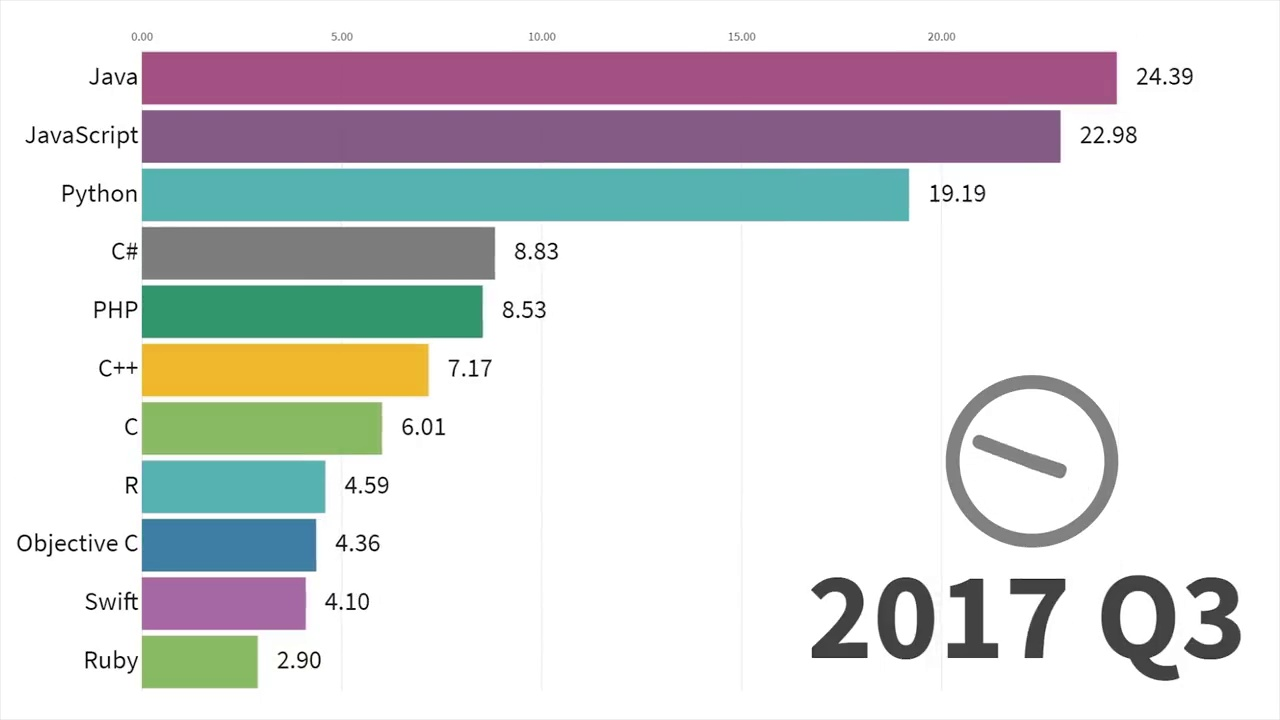
#> input picture 7944.jpg, 1280 x 720 px
$ python baidu_ocr_api_old.py
#> lines starting #> are read from the running program, lines starting #| are printed output that depends on the picture; after the words box and inside, x2 and y2 are one past the last pixel; in counts of white or black regions, pixels touching at a corner belong together
# !/user/bin/env Python3
# -*- coding:utf-8 -*-

"""
file：baidu_api.py
create time:2019/4/10 15:14
author:Loong Xu
desc: 调用百度OCRapi实现文本识别
"""
import base64
from urllib import parse, request
import json
from PIL import Image
ak = ''
sk = ''

def GetAccessToken(ak, sk):
    '''
    获取access_token代码
    :param ak:控制台应用API Key
    :param sk:控制台应用Secret Key
    :return:返回接口调用的access_token参数以及token的有效期（单位为秒）
    '''

    # client_id 为官网获取的AK， client_secret 为官网获取的SK
    host = 'https://aip.baidubce.com/oauth/2.0/token?grant_type=client_credentials&client_id=%s&client_secret=%s' % (
        ak, sk)
    headers = {'Content-Type': 'application/json; charset=UTF-8'}
    req = request.Request(method='GET', url=host, headers=headers)
    response = request.urlopen(req)
    if (response.status == 200):
        data = json.loads(response.read().decode())
        access_token = data['access_token']
        expires_in = data['expires_in']
        return access_token, expires_in

# [64 lines left out: functions RecogniseForm, RecogniseGeneral, not called in this run]

def Recognise(img_path):
    access_token, expires_in = GetAccessToken(ak, sk) # 将此ak与sk替换成自己应用的值
    with open(file=img_path, mode='rb') as file:
        base64_data = base64.b64encode(file.read())
    # 调用iOCR自定义模板文字识别接口
    # recognise = RecogniseForm(access_token=access_token, image=base64_data,templateSign=templateSign)    # 将此templateSign替换成自己设置的模板值
    recognise = RecogniseGeneral(access_token=access_token, image=base64_data)
    for k,v in recognise.items():
        print(k)
        # print(k,v)
        pass

# 图片二值化
# img = Image.open('./vedio/Most_Popular_Programming_Languages_1965_-_2019/7942.jpg')
img = Image.open('7944.jpg')
#> img is the input picture: PIL image 1280x720 RGB; mean R, G, B 216.1, 216.4, 217.5

# 模式L”为灰色图像，它的每个像素用8个bit表示，0表示黑，255表示白，其他数字表示不同的灰度。
Img = img.convert('L')
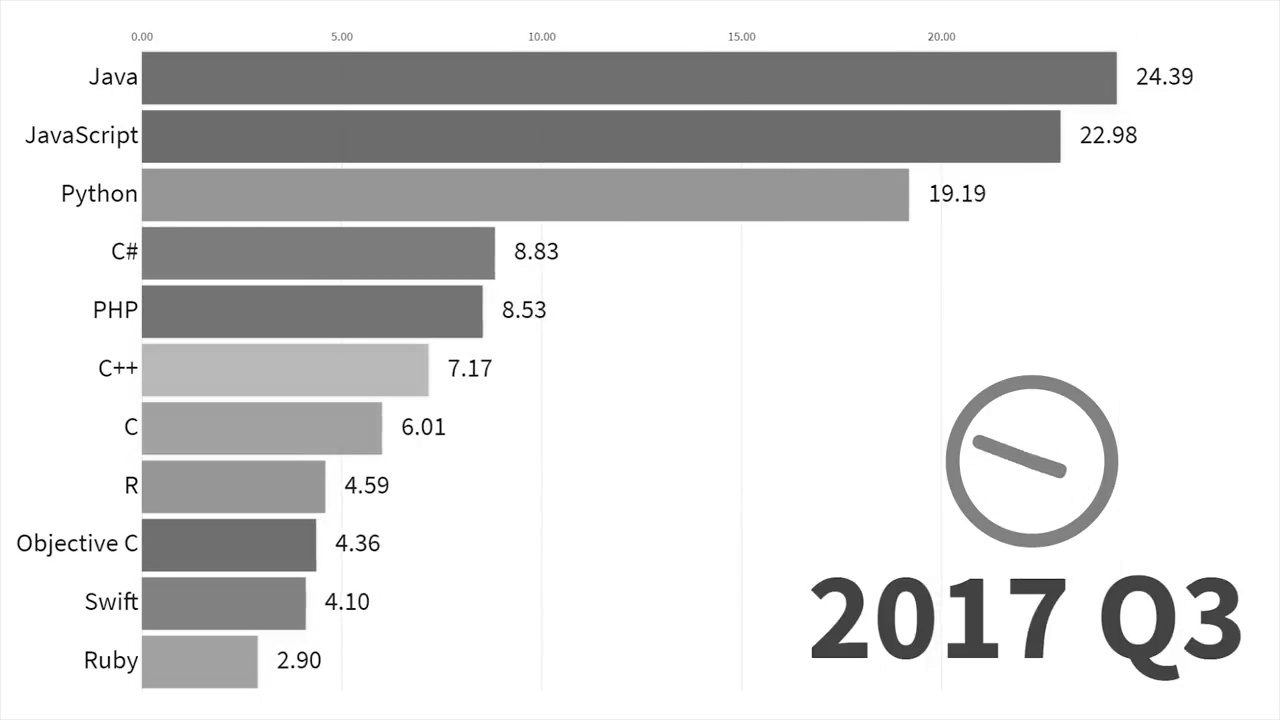
#> Img: PIL image 1280x720 L; min 0, max 255, mean 216.4

# 自定义灰度界限，大于这个值为黑色，小于这个值为白色
threshold = 200

table = []
for i in range(256):
    if i < threshold:
        table.append(0)
    else:
        table.append(1)

# 图片二值化
photo = Img.point(table, '1')
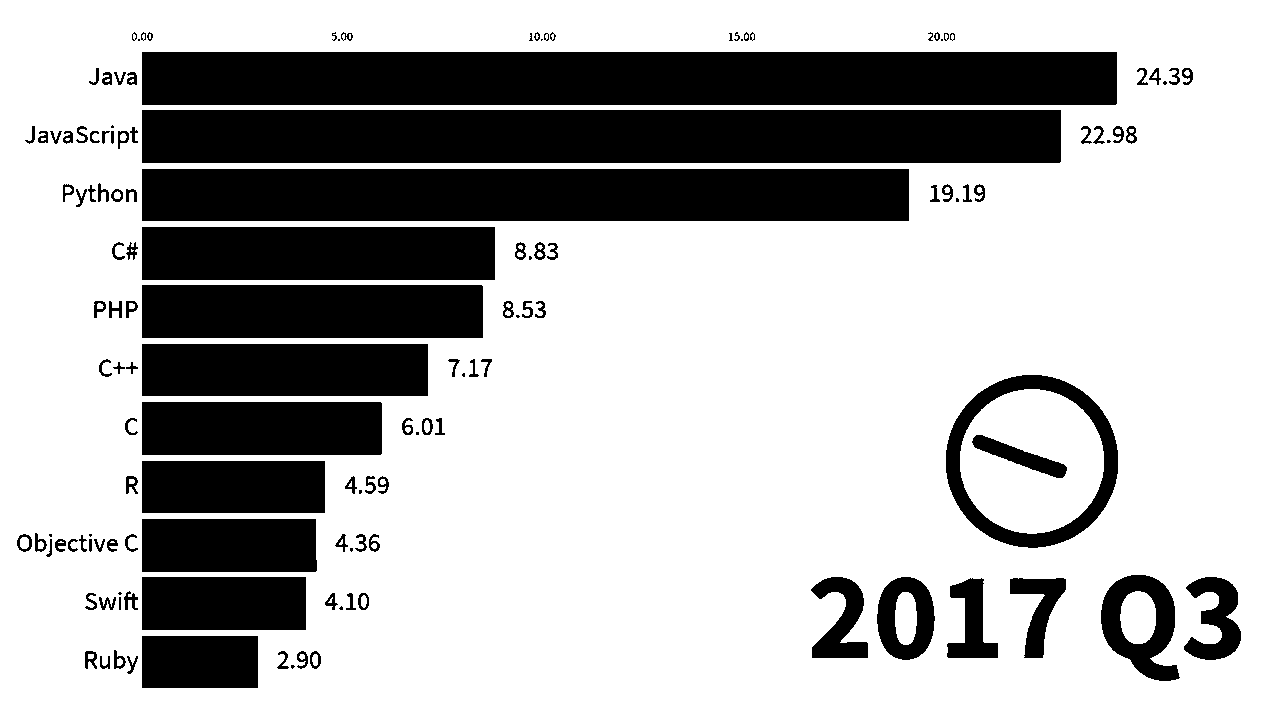
#> photo: PIL image 1280x720 1; 70.7% white; 140 black regions (22 under 20 px), largest, box (x1, y1, x2, y2) and area: (142, 52, 1117, 105) 51674, (142, 110, 1061, 163) 48706, (142, 169, 909, 221) 39884
photo.save("test2.jpg")
# msg = Recognise('./img/1.jpg')
msg = Recognise('test2.jpg')
#> (the run stopped early here; a loop or call above may not have finished)
